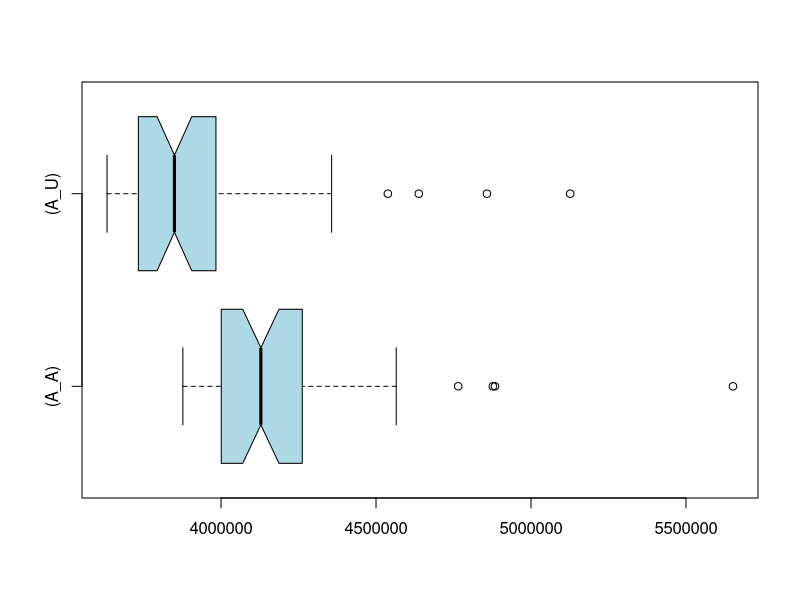

Write R code to recreate this figure.
if (exists("A_A")) remove("A_A")
if (exists("A_U")) remove("A_U")
if (exists("C_A")) remove("C_A")
if (exists("C_U")) remove("C_U")
A_U<-c(3878102,3863925,3953180,3779476,4356739,3983607,3931598,3958639,3835372,4538178,4005537,3990393,3967956,3912965,3948423,4173723,4004452,4097618,5126453,3787584,3937871,3864664,3789573,4127359,3919709,3824347,3778638,3723743,3710992,3792414,3733278,3867896,3695111,3795197,3730392,3674430,3832837,3796981,4857877,3671992,3803738,3714972,3673536,3686582,3675477,3678518,4638083,3632263,4156708,3743290)
A_A<-c(4243610,4485317,5651563,4010158,4075925,4270333,4262124,4180031,4765163,4250753,4237512,4883776,4409779,4211027,4131655,4146415,4395734,4102529,4565201,4391890,4065061,3976891,4016386,4877000,4056289,4117407,4040150,4252690,3989492,4056056,3961274,4343522,3937625,3936817,4125323,4154398,4000738,3963088,4062487,4508145,3911219,3920344,3908535,4163975,3876892,3912886,3973520,4202091,4097141,4244374)
if (exists("A_U")) boxplot.stats(A_U)
if (exists("A_A")) boxplot.stats(A_A)
if (exists("C_U")) boxplot.stats(C_U)
if (exists("C_A")) boxplot.stats(C_A)
if (exists("A_U")) summary(A_U)
if (exists("A_A")) summary(A_A)
if (exists("C_U")) summary(C_U)
if (exists("C_A")) summary(C_A)
if (exists("A_U")) boxplot(A_A,A_U,col="lightblue",horizontal=TRUE,match=TRUE,names=c("(A_A)","(A_U)"),notch=TRUE)
if (exists("C_U")) boxplot(C_A,C_U,col="lightblue",horizontal=TRUE,match=TRUE,names=c("(C_A)","(C_U)"),notch=TRUE)
